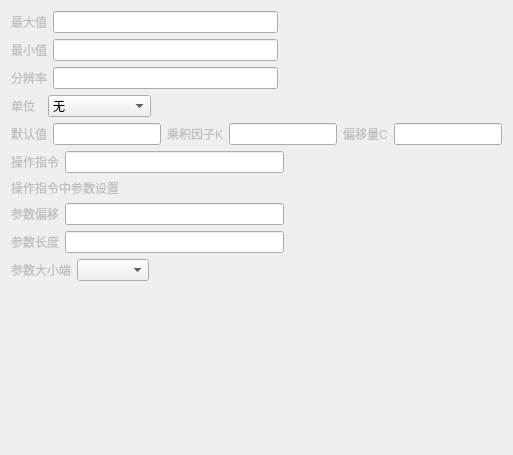
          <widget class="QWidget" name="varNumberpage">
           <layout class="QGridLayout" name="gridLayout_24">
            <item row="6" column="0">
             <layout class="QVBoxLayout" name="verticalLayout_19">
              <item>
               <widget class="QLabel" name="label_106">
                <property name="enabled">
                 <bool>false</bool>
                </property>
                <property name="text">
                 <string>操作指令中参数设置</string>
                </property>
               </widget>
              </item>
              <item>
               <layout class="QHBoxLayout" name="horizontalLayout_75">
                <item>
                 <widget class="QLabel" name="label_103">
                  <property name="enabled">
                   <bool>false</bool>
                  </property>
                  <property name="text">
                   <string>参数偏移</string>
                  </property>
                 </widget>
                </item>
                <item>
                 <widget class="QLineEdit" name="numberParaOffset"/>
                </item>
                <item>
                 <spacer name="horizontalSpacer_65">
                  <property name="orientation">
                   <enum>Qt::Horizontal</enum>
                  </property>
                  <property name="sizeHint" stdset="0">
                   <size>
                    <width>40</width>
                    <height>20</height>
                   </size>
                  </property>
                 </spacer>
                </item>
               </layout>
              </item>
              <item>
               <layout class="QHBoxLayout" name="horizontalLayout_76">
                <item>
                 <widget class="QLabel" name="label_104">
                  <property name="enabled">
                   <bool>false</bool>
                  </property>
                  <property name="text">
                   <string>参数长度</string>
                  </property>
                 </widget>
                </item>
                <item>
                 <widget class="QLineEdit" name="numberParaLen"/>
                </item>
                <item>
                 <spacer name="horizontalSpacer_66">
                  <property name="orientation">
                   <enum>Qt::Horizontal</enum>
                  </property>
                  <property name="sizeHint" stdset="0">
                   <size>
                    <width>40</width>
                    <height>20</height>
                   </size>
                  </property>
                 </spacer>
                </item>
               </layout>
              </item>
              <item>
               <layout class="QHBoxLayout" name="horizontalLayout_77">
                <item>
                 <widget class="QLabel" name="label_105">
                  <property name="enabled">
                   <bool>false</bool>
                  </property>
                  <property name="text">
                   <string>参数大小端</string>
                  </property>
                 </widget>
                </item>
                <item>
                 <widget class="QComboBox" name="numberParaEndian"/>
                </item>
                <item>
                 <spacer name="horizontalSpacer_67">
                  <property name="orientation">
                   <enum>Qt::Horizontal</enum>
                  </property>
                  <property name="sizeHint" stdset="0">
                   <size>
                    <width>40</width>
                    <height>20</height>
                   </size>
                  </property>
                 </spacer>
                </item>
               </layout>
              </item>
             </layout>
            </item>
            <item row="3" column="0">
             <layout class="QHBoxLayout" name="horizontalLayout_72">
              <item>
               <widget class="QLabel" name="label_18">
                <property name="enabled">
                 <bool>false</bool>
                </property>
                <property name="text">
                 <string>单位  </string>
                </property>
               </widget>
              </item>
              <item>
               <widget class="QComboBox" name="NumberUnitcomboBox">
                <property name="enabled">
                 <bool>true</bool>
                </property>
                <item>
                 <property name="text">
                  <string>无</string>
                 </property>
                </item>
                <item>
                 <property name="text">
                  <string>摄氏度</string>
                 </property>
                </item>
                <item>
                 <property name="text">
                  <string>百分比</string>
                 </property>
                </item>
                <item>
                 <property name="text">
                  <string>千克</string>
                 </property>
                </item>
                <item>
                 <property name="text">
                  <string>伏特</string>
                 </property>
                </item>
                <item>
                 <property name="text">
                  <string>安培</string>
                 </property>
                </item>
                <item>
                 <property name="text">
                  <string>赫兹</string>
                 </property>
                </item>
                <item>
                 <property name="text">
                  <string>千瓦</string>
                 </property>
                </item>
                <item>
                 <property name="text">
                  <string>千瓦时</string>
                 </property>
                </item>
                <item>
                 <property name="text">
                  <string>小时</string>
                 </property>
                </item>
                <item>
                 <property name="text">
                  <string>分钟</string>
                 </property>
                </item>
                <item>
                 <property name="text">
                  <string>秒</string>
                 </property>
                </item>
                <item>
                 <property name="text">
                  <string>微克每立方米</string>
                 </property>
                </item>
                <item>
                 <property name="text">
                  <string>毫克每立方米</string>
                 </property>
                </item>
                <item>
                 <property name="text">
                  <string>千米每小时</string>
                 </property>
                </item>
                <item>
                 <property name="text">
                  <string>米</string>
                 </property>
                </item>
                <item>
                 <property name="text">
                  <string>毫米</string>
                 </property>
                </item>
                <item>
                 <property name="text">
                  <string>华氏度</string>
                 </property>
                </item>
                <item>
                 <property name="text">
                  <string>度</string>
                 </property>
                </item>
               </widget>
              </item>
              <item>
               <spacer name="horizontalSpacer_62">
                <property name="orientation">
                 <enum>Qt::Horizontal</enum>
                </property>
                <property name="sizeHint" stdset="0">
                 <size>
                  <width>40</width>
                  <height>20</height>
                 </size>
                </property>
               </spacer>
              </item>
             </layout>
            </item>
            <item row="5" column="0">
             <layout class="QHBoxLayout" name="horizontalLayout_74">
              <item>
               <widget class="QLabel" name="label_102">
                <property name="enabled">
                 <bool>false</bool>
                </property>
                <property name="text">
                 <string>操作指令</string>
                </property>
               </widget>
              </item>
              <item>
               <widget class="QLineEdit" name="numberOrderEdit"/>
              </item>
              <item>
               <spacer name="horizontalSpacer_64">
                <property name="orientation">
                 <enum>Qt::Horizontal</enum>
                </property>
                <property name="sizeHint" stdset="0">
                 <size>
                  <width>40</width>
                  <height>20</height>
                 </size>
                </property>
               </spacer>
              </item>
             </layout>
            </item>
            <item row="4" column="0">
             <layout class="QHBoxLayout" name="horizontalLayout_70">
              <item>
               <widget class="QLabel" name="label_17">
                <property name="enabled">
                 <bool>false</bool>
                </property>
                <property name="text">
                 <string>默认值</string>
                </property>
               </widget>
              </item>
              <item>
               <widget class="QLineEdit" name="NumberDefaultlineEdit">
                <property name="enabled">
                 <bool>true</bool>
                </property>
               </widget>
              </item>
              <item>
               <widget class="QLabel" name="label_82">
                <property name="enabled">
                 <bool>false</bool>
                </property>
                <property name="text">
                 <string>乘积因子K</string>
                </property>
               </widget>
              </item>
              <item>
               <widget class="QLineEdit" name="klineEdit"/>
              </item>
              <item>
               <widget class="QLabel" name="label_95">
                <property name="enabled">
                 <bool>false</bool>
                </property>
                <property name="text">
                 <string>偏移量C</string>
                </property>
               </widget>
              </item>
              <item>
               <widget class="QLineEdit" name="clineEdit_2"/>
              </item>
             </layout>
            </item>
            <item row="1" column="0">
             <layout class="QHBoxLayout" name="horizontalLayout_69">
              <item>
               <widget class="QLabel" name="label_16">
                <property name="enabled">
                 <bool>false</bool>
                </property>
                <property name="text">
                 <string>最小值</string>
                </property>
               </widget>
              </item>
              <item>
               <widget class="QLineEdit" name="NumberMinlineEdit">
                <property name="enabled">
                 <bool>true</bool>
                </property>
               </widget>
              </item>
              <item>
               <spacer name="horizontalSpacer_43">
                <property name="orientation">
                 <enum>Qt::Horizontal</enum>
                </property>
                <property name="sizeHint" stdset="0">
                 <size>
                  <width>40</width>
                  <height>20</height>
                 </size>
                </property>
               </spacer>
              </item>
             </layout>
            </item>
            <item row="2" column="0">
             <layout class="QHBoxLayout" name="horizontalLayout_71">
              <item>
               <widget class="QLabel" name="label_14">
                <property name="enabled">
                 <bool>false</bool>
                </property>
                <property name="text">
                 <string>分辨率</string>
                </property>
               </widget>
              </item>
              <item>
               <widget class="QLineEdit" name="NumberScallinglineEdit">
                <property name="enabled">
                 <bool>true</bool>
                </property>
               </widget>
              </item>
              <item>
               <spacer name="horizontalSpacer_61">
                <property name="orientation">
                 <enum>Qt::Horizontal</enum>
                </property>
                <property name="sizeHint" stdset="0">
                 <size>
                  <width>40</width>
                  <height>20</height>
                 </size>
                </property>
               </spacer>
              </item>
             </layout>
            </item>
            <item row="7" column="0">
             <spacer name="verticalSpacer_15">
              <property name="orientation">
               <enum>Qt::Vertical</enum>
              </property>
              <property name="sizeHint" stdset="0">
               <size>
                <width>20</width>
                <height>163</height>
               </size>
              </property>
             </spacer>
            </item>
            <item row="0" column="0">
             <layout class="QHBoxLayout" name="horizontalLayout_51">
              <item>
               <widget class="QLabel" name="label_5">
                <property name="enabled">
                 <bool>false</bool>
                </property>
                <property name="text">
                 <string>最大值</string>
                </property>
               </widget>
              </item>
              <item>
               <widget class="QLineEdit" name="NumberMaxlineEdit">
                <property name="enabled">
                 <bool>true</bool>
                </property>
               </widget>
              </item>
              <item>
               <spacer name="horizontalSpacer_42">
                <property name="orientation">
                 <enum>Qt::Horizontal</enum>
                </property>
                <property name="sizeHint" stdset="0">
                 <size>
                  <width>40</width>
                  <height>20</height>
                 </size>
                </property>
               </spacer>
              </item>
             </layout>
            </item>
           </layout>
          </widget>
